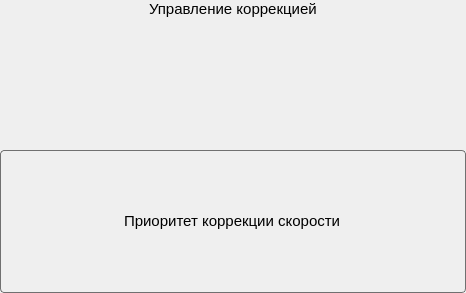
<?xml version="1.0" encoding="UTF-8"?>
<ui version="4.0">
 <class>CorrectionControlUI</class>
 <widget class="QWidget" name="CorrectionControlUI">
  <property name="geometry">
   <rect>
    <x>0</x>
    <y>0</y>
    <width>466</width>
    <height>293</height>
   </rect>
  </property>
  <property name="sizePolicy">
   <sizepolicy hsizetype="Fixed" vsizetype="Preferred">
    <horstretch>0</horstretch>
    <verstretch>0</verstretch>
   </sizepolicy>
  </property>
  <property name="minimumSize">
   <size>
    <width>466</width>
    <height>0</height>
   </size>
  </property>
  <property name="maximumSize">
   <size>
    <width>466</width>
    <height>16777215</height>
   </size>
  </property>
  <property name="windowTitle">
   <string>Form</string>
  </property>
  <property name="styleSheet">
   <string notr="true">QGroupBox
{
	border:1px solid rgb(112,112,112);
	border-radius:4px;
}</string>
  </property>
  <layout class="QVBoxLayout" name="verticalLayout_2">
   <property name="leftMargin">
    <number>0</number>
   </property>
   <property name="topMargin">
    <number>0</number>
   </property>
   <property name="rightMargin">
    <number>0</number>
   </property>
   <property name="bottomMargin">
    <number>0</number>
   </property>
   <item>
    <layout class="QVBoxLayout" name="layoutMain">
     <item alignment="Qt::AlignHCenter|Qt::AlignTop">
      <widget class="QLabel" name="label">
       <property name="font">
        <font>
         <family>Arial</family>
         <pointsize>11</pointsize>
        </font>
       </property>
       <property name="text">
        <string>Управление коррекцией</string>
       </property>
      </widget>
     </item>
     <item>
      <widget class="QGroupBox" name="groupBox">
       <property name="title">
        <string/>
       </property>
       <layout class="QVBoxLayout" name="verticalLayout_4">
        <property name="spacing">
         <number>10</number>
        </property>
        <property name="leftMargin">
         <number>22</number>
        </property>
        <property name="topMargin">
         <number>14</number>
        </property>
        <property name="rightMargin">
         <number>22</number>
        </property>
        <property name="bottomMargin">
         <number>14</number>
        </property>
        <item>
         <layout class="QVBoxLayout" name="layoutGroupBox">
          <property name="spacing">
           <number>10</number>
          </property>
          <item alignment="Qt::AlignHCenter|Qt::AlignVCenter">
           <widget class="QLabel" name="labelCorrectionPriority">
            <property name="font">
             <font>
              <family>Arial</family>
              <pointsize>11</pointsize>
             </font>
            </property>
            <property name="text">
             <string>Приоритет коррекции скорости</string>
            </property>
           </widget>
          </item>
         </layout>
        </item>
       </layout>
      </widget>
     </item>
    </layout>
   </item>
  </layout>
 </widget>
 <resources/>
 <connections/>
</ui>
